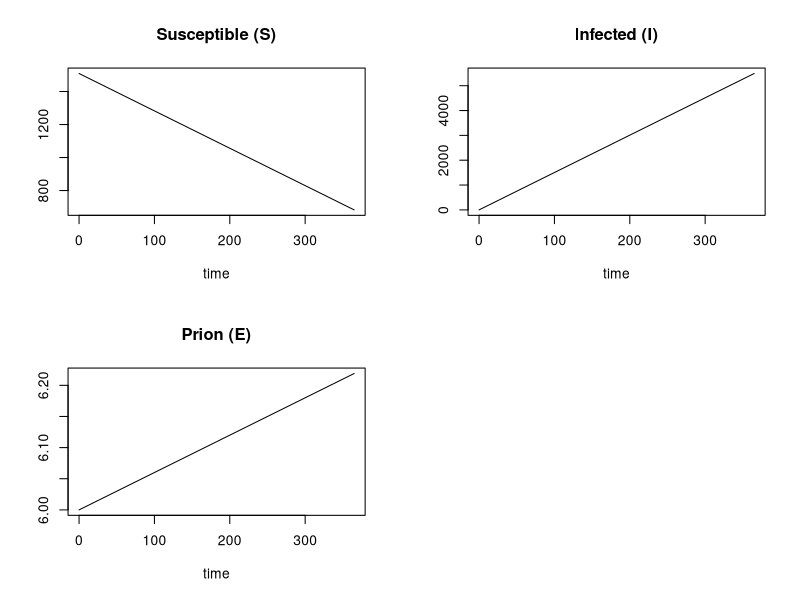

Source code (R):
library(deSolve)
library(scatterplot3d)

# for an established CWD zone 10% occurance (https://www.cdc.gov/prions/cwd/occurrence.html#:~:text=The%20infection%20rates%20among%20some,at%20least%20one%20captive%20herd.&text=As%20of%20June%202022%2C%20there,CWD%20in%20free%2Dranging%20cervids.)
# annual death rate CWD+ .75--adjusted daily .002
# annual death rate CWD- .25--adjusted daily .0006

# note that zone 648 had a total harvest of 
# zone 648 stats--note that CWD + not part of the harvest were removed from the CWD+ column here
#     year  CWD+  adult male harvest      fawn male      adult female harvest    fawn female harvest      total harvest   Land area (sq. mi)     Bucks/sq. mile      Antlerless/sq.mile      Total / sq. mile   Rank
#     2016  0
#     2017  0
#     2018  0
#     2019  7    838                     165                 572                    141                    1716          332                       2.52                   2.64              5.17              16
#     2020  5    831                     185                 682                    141                    1839          332                      2.50                    3.04              5.54              18
#     2021  9    766                     158                 499                    134                    1557         332                       2.31                    2.38              4.69              24
#     2022  4    692                     140                 459                    160                    1451         332                       2.08                    2.29              4.37              25


# let's turn this into a df
year<-c(2019, 2020, 2021, 2022)
# square miles
sq.miles <- 332 # this can become a vector as we add more regions later on
cwd.p<- c(7, 5, 9, 4)
ttl.harvest<-c(1716, 1839, 1557, 1451)
n.p.sq.mi<-c(5.17, 5.54, 4.69, 4.37)
cwd.dat<-data.frame(year,cwd.p, ttl.harvest, n.p.sq.mi)

# generate our proportion of positivity
# generate our residuals
cwd.dat$prop.pos<-cwd.dat$cwd.p / cwd.dat$ttl.harvest
avg.prop.pos<-cwd.dat$prop.pos / nrow(cwd.dat)
cwd.dat$prop.pos.resid <- cwd.dat$prop.pos - avg.prop.pos

prop.pos<-rnorm(1,
                mean=mean(cwd.dat$prop.pos.resid),
                sd = sd(cwd.dat$prop.pos.resid))

# create normal distribution of prop
# generate our residuals
cwd.dat$n.total<-cwd.dat$n.p.sq.mi
cwd.dat$n.resid <- cwd.dat$n.total - mean(cwd.dat$n.total)
n.total <- rnorm(1,
                 mean=mean(cwd.dat$n.p.sq.mi),
                 sd = sd(cwd.dat$n.p.sq.mi))

# T103R10S33
# Zone 648, Fillmore County
# 2019 - 2023
# cwd.dat <- data.frame(cwd.pos<-c(4, 1, 2, 3, 4)
# ) 

# beta.i = infction rate
# I = current infected population
# S = current susceptible population
# sigma = shedding rate
# b = births
# E = density of Prion

# parms
dbar = .002 # death rate for CWD+ deer
beta.i = .001 # infection rate, individual to individual
d = .0006 # background mortality rate
nu = dbar - d # differential death rate (CWD+ death rate - CWD- death rate)
beta.e = 0.000001 # transmission from soil
b = .005 # daily birth rate (assuming 2 births per year)
sigma = .0001 # shedding rate
# 
# we can make some coefficients for migration as well
# this can be a parameter (proxy) for size as well
m.i = 0.0003 # migration immigration
m.e = 0.0002 # migration emmigration

# for now asume that m.e, m.i = m.e, m.i for CWD+, CWD- deer

# yini
S = round(n.total * sq.miles, digits = 0)# make this a prop. of land area and n/sq. mile
E = .00001
I = round(S * prop.pos, digits = 0)

rigidode <- function(t, y, parms) {
  dS <-  S * b + m.i*S - (beta.i*S*I + beta.e*S*E + d*S) - m.e*S # change in susceptible pop
  dI <-  I + beta.i*S*I + beta.e*S*E - (I*d + I*nu) # change in infected pop.
  dE <-  I * sigma
  list(c(dS, dI, dE))
}

parms<-c(beta.i, d, nu, b, sigma, beta.e)
yini <- c(S, E, I)
times <- seq(from = 0, to = 365, by = 5)
out <- ode (times = times, y = yini, func = rigidode, parms = parms)
head (out, n = 3)

plot(out, main=c("Susceptible (S)", "Infected (I)", "Prion (E)"))
